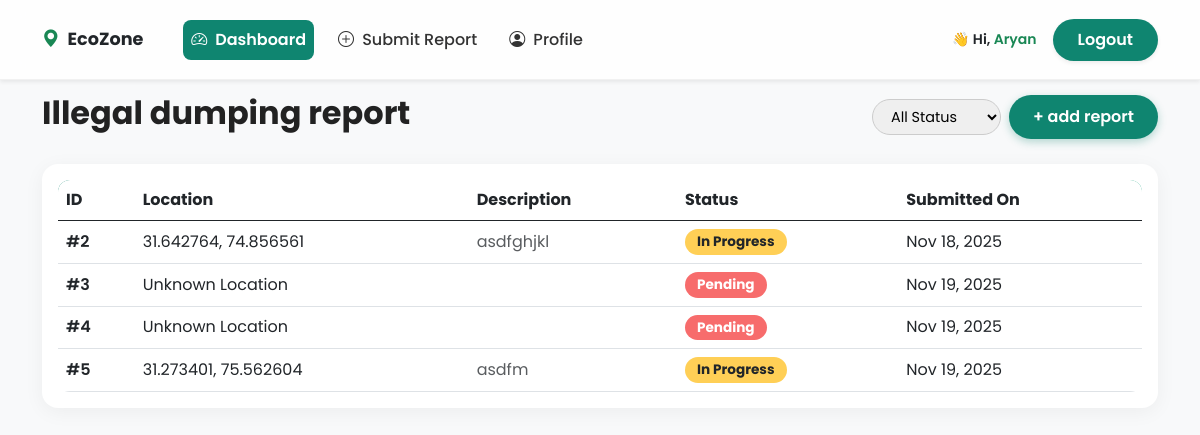
Page /dashboard/user/ (signed in) on the committed database.
### feedbackapp/models.py (models this page shows, shortened)
class Feedback(models.Model):
    ISSUE_CHOICES = [
        ('Garbage', 'Garbage Dump'),
        ('Drainage', 'Drainage Blockage'),
    ]
    SEVERITY_CHOICES = [
        ('Low', 'Low'),
        ('Medium', 'Medium'),
        ('High', 'High'),
        ('Critical', 'Critical'),
    ]
    STATUS_CHOICES = [
        ('Pending', 'Pending'),
        ('In Progress', 'In Progress'),
        ('Resolved', 'Resolved'),
    ]
    user = models.ForeignKey(User, on_delete=models.CASCADE, null=True, blank=True)
    issue_type = models.CharField(max_length=50, choices=ISSUE_CHOICES, default='Other')
    severity = models.CharField(max_length=20, choices=SEVERITY_CHOICES, default='Low')
    location = models.CharField(max_length=255, default='Unknown Location')
    landmark = models.CharField(max_length=255, blank=True, null=True)
    city = models.CharField(max_length=100, blank=True, null=True)
    pincode = models.CharField(max_length=10, blank=True, null=True)
    description = models.TextField(blank=True, null=True)
    image = models.ImageField(upload_to='feedback_images/', blank=True, null=True)
    latitude = models.DecimalField(max_digits=9, decimal_places=6, blank=True, null=True)
    longitude = models.DecimalField(max_digits=9, decimal_places=6, blank=True, null=True)
    status = models.CharField(max_length=20, choices=STATUS_CHOICES, default='Pending')
    created_at = models.DateTimeField(auto_now_add=True)
    updated_at = models.DateTimeField(auto_now=True)

### feedbackapp/views.py (the view)
# urls.py: path('dashboard/user/', views.user_dashboard, name='user_dashboard'),
@login_required
def user_dashboard(request):
    if request.user.is_staff:
        return redirect('admin_dashboard')
    feedbacks = Feedback.objects.filter(user=request.user)
    status = request.GET.get('status')
    if status:
        feedbacks = feedbacks.filter(status=status)
    return render(request, 'user_dashboard.html', {'feedbacks': feedbacks})

### feedbackapp/templates/user_dashboard.html (shortened to what this page needs)
{% extends 'base.html' %}
{% block content %}
<div class="dashboard-header">
  <h2>Illegal dumping report</h2>
  <div class="d-flex align-items-center gap-2 flex-wrap">
    <form method="get" class="filter-form">
      <select name="status" class="filter-select" onchange="this.form.submit()">
        <option value="">All Status</option>
      </select>
    </form>
    <a href="{% url 'submit_feedback' %}" class="btn btn-add-feedback">
      + add report
    </a>
  </div>
</div>
{% if feedbacks %}
<div class="feedback-card p-3">
  <div class="table-responsive feedback-table">
    <table class="table align-middle mb-0">
      <thead>
        <tr>
          <th>ID</th>
          <th>Location</th>
          <th>Description</th>
          <th>Status</th>
          <th>Submitted On</th>
        </tr>
      </thead>
      <tbody>
        {% for fb in feedbacks %}
        <tr>
          <td>
            <a href="{% url 'feedback_detail' fb.id %}" class="text-decoration-none text-dark fw-semibold">
              #{{ fb.id }}
            </a>
          </td>
          <td>
            <a href="{% url 'feedback_detail' fb.id %}" class="text-decoration-none text-dark">
              {{ fb.location }}
            </a>
          </td>
          <td>
            <a href="{% url 'feedback_detail' fb.id %}" class="text-decoration-none text-muted">
              {{ fb.description|truncatewords:12 }}
            </a>
          </td>
          <td>
            {% if fb.status == 'Pending' %}
            <span class="badge bg-danger">{{ fb.status }}</span>
            {% elif fb.status == 'In Progress' %}
            <span class="badge bg-warning text-dark">{{ fb.status }}</span>
            {% else %}
            <span class="badge bg-success">{{ fb.status }}</span>
            {% endif %}
          </td>
          <td>{{ fb.created_at|date:"M d, Y" }}</td>
        </tr>
        {% endfor %}
      </tbody>
    </table>
  </div>
</div>
{% endif %}
<link rel="stylesheet" href="https://cdn.jsdelivr.net/npm/bootstrap-icons@1.10.5/font/bootstrap-icons.css">
{% endblock %}

### feedbackapp/templates/base.html (shortened to what this page needs)
<!DOCTYPE html>
<html lang="en">
<head>
  <link href="https://cdn.jsdelivr.net/npm/bootstrap@5.3.0/dist/css/bootstrap.min.css" rel="stylesheet">
  <link rel="stylesheet" href="https://cdn.jsdelivr.net/npm/bootstrap-icons@1.10.5/font/bootstrap-icons.css">
</head>
<body class="bg-light">
  <nav class="navbar navbar-expand-lg fixed-top shadow-sm"
    style="backdrop-filter: blur(12px); background: rgba(255, 255, 255, 0.8); border-bottom: 1px solid rgba(0,0,0,0.05);">
    <div class="container">
      <a class="navbar-brand fw-bold text-dark d-flex align-items-center" href="#">
        <i class="bi bi-geo-alt-fill text-success me-2"></i>
        <span>EcoZone</span>
      </a>
      <div class="collapse navbar-collapse" id="navbarNav">
        {% if user.is_authenticated %}
        <ul class="navbar-nav ms-4 me-auto align-items-center gap-3">
          <li class="nav-item">
            <a class="nav-link {% if request.path == '/dashboard/user/' %}active{% endif %}"
              href="{% url 'user_dashboard' %}">
              <i class="bi bi-speedometer2 me-1"></i> Dashboard
            </a>
          </li>
          <li class="nav-item">
            <a class="nav-link {% if request.path == '/submit-feedback/' %}active{% endif %}"
              href="{% url 'submit_feedback' %}">
              <i class="bi bi-plus-circle me-1"></i> Submit Report
            </a>
          </li>
          <li class="nav-item">
            <a class="nav-link {% if request.path == '/profile/' %}active{% endif %}" href="{% url 'profile' %}">
              <i class="bi bi-person-circle me-1"></i> Profile
            </a>
          </li>
        </ul>
        {% endif %}
        <ul class="navbar-nav align-items-center">
          {% if user.is_authenticated %}
          <li class="nav-item me-3 small fw-semibold text-dark">
            👋 Hi, <span class="text-success">{{ user.username }}</span>
          </li>
          <li class="nav-item">
            <a href="{% url 'logout' %}" class="logout btn px-4 py-2 rounded-pill fw-semibold shadow-sm">
              Logout
            </a>
          </li>
          {% endif %}
        </ul>
      </div>
    </div>
  </nav>
  <div class="container mt-4">
    {% block content %}
    {% endblock %}
  </div>
</body>
</html>

### feedbackapp/templates/base.html (style rules this page uses)
* { font-family: 'Poppins', sans-serif !important; }
body { background-color: #f5f8fa; padding-top: 70px; }
.nav-link { color: #333 !important; font-weight: 500; padding: 8px 16px; border-radius: 8px; transition: all 0.2s ease-in-out; }
.nav-link.active { background-color: #0f8570 !important; color: white !important; font-weight: 600; }
.navbar-brand { font-size: 1.1rem; }
.navbar { height: 80px; transition: background 0.3s ease, backdrop-filter 0.3s ease; }
.logout { background-color: #0f8570; color: white; }

### feedbackapp/templates/user_dashboard.html (style rules this page uses)
.dashboard-header { display: flex; justify-content: space-between; align-items: center; flex-wrap: wrap; gap: 1rem; margin-bottom: 1.5rem; }
.dashboard-header h2 { font-weight: 700; color: #222; }
.filter-form { display: flex; align-items: center; gap: 0.5rem; }
.filter-select { border-radius: 30px; border: 1px solid #ccc; padding: 6px 14px; font-size: 0.9rem; transition: all 0.2s ease; }
.btn-add-feedback { background: #0f8570; color: white; font-weight: 600; padding: 10px 24px; border-radius: 50px; border: none; transition: all 0.3s ease; box-shadow: 0 3px 8px rgba(15, 133, 112, 0.3); }
.feedback-card { background: #fff; border-radius: 16px; box-shadow: 0 4px 20px rgba(0, 0, 0, 0.05); overflow: hidden; border: none; }
.feedback-table { border-radius: 12px; overflow: hidden; }
.feedback-table thead { background: linear-gradient(90deg, #0f8570, #1ba380); color: white; border-bottom: none; }
.feedback-table tbody tr { transition: all 0.2s ease; }
.badge { padding: 6px 12px; border-radius: 30px; font-size: 0.85rem; }
.badge.bg-danger { background-color: #f76c6c !important; }
.badge.bg-warning { background-color: #ffcf56 !important; }

### rows in the picture
Feedback: id "2", location "31.642764, 74.856561", description "asdfghjkl", status "In Progress", created_at "Nov 18, 2025"
Feedback: id "3", location "Unknown Location", status "Pending", created_at "Nov 19, 2025"
Feedback: id "4", location "Unknown Location", status "Pending", created_at "Nov 19, 2025"
Feedback: id "5", location "31.273401, 75.562604", description "asdfm", status "In Progress", created_at "Nov 19, 2025"

### other values in the picture
{{ user.username }} "Aryan"
